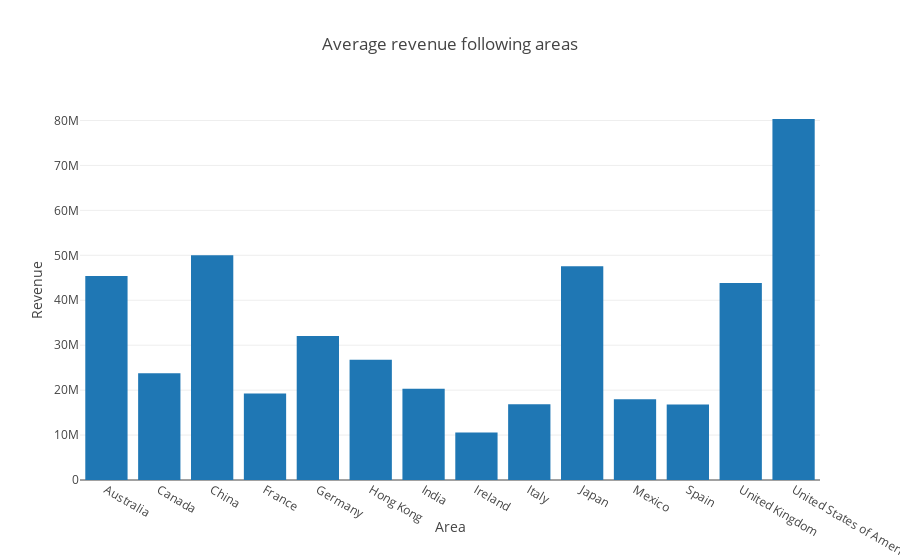

Notebook cell for this chart:
### Markdown cell above
Plot bar chart for Area and Average Revenue

### Code cell
area_table = eval_table.groupby('Area').mean() # Contain the mean values of each area.
# We need to discard areas which have under 30 samples because they are not statistical significant.
area_list = eval_table.groupby('Area').count()[eval_table.groupby('Area').count().Revenue.values >= 30].index.values
area_table = area_table[area_table.index.isin(area_list)]
# Now draw table
table = [
    go.Bar(
        x=area_table.index.values, # The area now is the index in area_table
        y=area_table.Revenue
    )
]

layout = go.Layout(
    title='Average revenue following areas',
    yaxis=dict(title='Revenue'),
    xaxis=dict(title='Area')
)

fig = go.Figure(data=table, layout=layout)
iplot(fig)

### Figure 1 — Plotly figure (JSON) as saved in the notebook; plotly's stock layout.template omitted (floating-point values rounded to 4 significant figures)
{"data": [{"type": "bar", "uid": "1ca12ba8-c0af-11e8-bef8-9cad97a9b18b", "x": ["Australia", "Canada", "China", "France", "Germany", "Hong Kong", "India", "Ireland", "Italy", "Japan", "Mexico", "Spain", "United Kingdom", "United States of America"], "y": [45420000.0, 23760000.0, 50030000.0, 19230000.0, 32070000.0, 26740000.0, 20300000.0, 10580000.0, 16850000.0, 47590000.0, 17950000.0, 16810000.0, 43830000.0, 80330000.0]}], "layout": {"title": "Average revenue following areas", "xaxis": {"title": "Area"}, "yaxis": {"title": "Revenue"}}}
